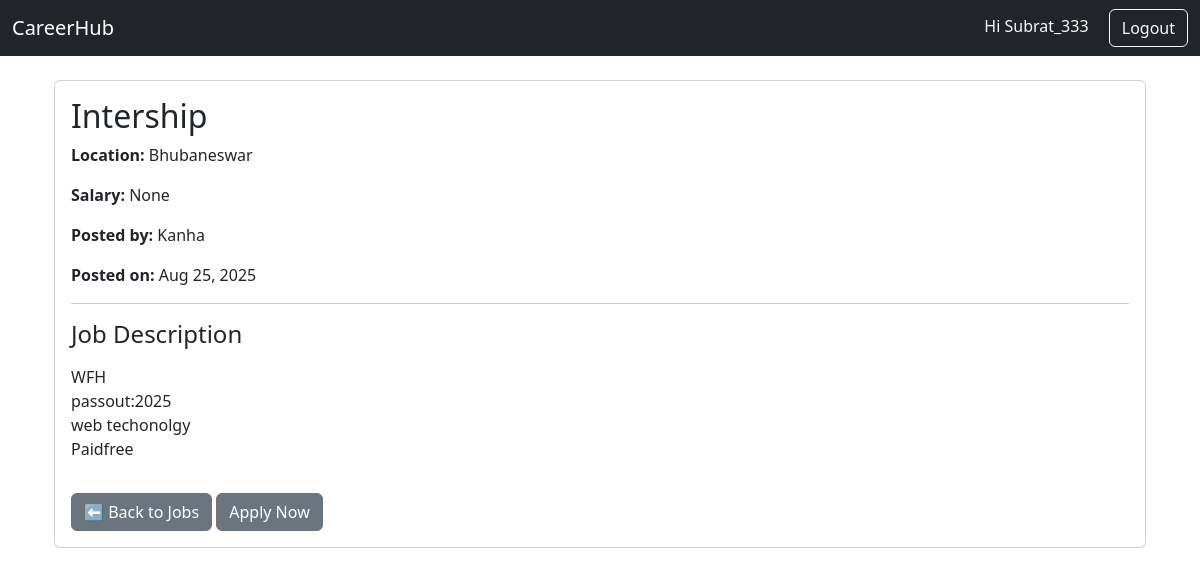
/jobs/jobs/3/ (signed in), run on the app's committed database.
### users/models.py (models this page shows)
class CustomUser(AbstractUser):
    USER_TYPE_CHOICES = (
        ('employer', 'Employer'),
        ('candidate', 'Candidate'),
    )
    user_type = models.CharField(max_length=10, choices=USER_TYPE_CHOICES)

### jobs/models.py (models this page shows, shortened)
class Job(models.Model):
    employer = models.ForeignKey(settings.AUTH_USER_MODEL, on_delete=models.CASCADE, related_name="jobs")
    title = models.CharField(max_length=200)
    description = models.TextField()
    location = models.CharField(max_length=100)
    salary = models.DecimalField(max_digits=10, decimal_places=2, null=True, blank=True)
    created_at = models.DateTimeField(auto_now_add=True)  # when job is posted
    updated_at = models.DateTimeField(auto_now=True)      # when job is updated

### jobs/views.py (the view)
# urls.py: path('jobs/<int:pk>/', views.job_detail, name='job_detail'),
def job_detail(request, pk):
    job = get_object_or_404(Job, id=pk)
    return render(request, 'jobs/job_detail.html', {'job': job})

### templates/jobs/job_detail.html (shortened to what this page needs)
{% extends 'base.html' %}
{% block content %}
<div class="container mt-4">
    <div class="card">
        <div class="card-body">
            <h2 class="card-title">{{ job.title }}</h2>
            <p><strong>Location:</strong> {{ job.location }}</p>
            <p><strong>Salary:</strong> {{ job.salary }}</p>
            <p><strong>Posted by:</strong> {{ job.employer.username }}</p>
            <p><strong>Posted on:</strong> {{ job.created_at|date:"M d, Y" }}</p>
            <hr>
            <h4>Job Description</h4>
            <p>{{ job.description|linebreaks }}</p>
            <a href="{% url 'job_list' %}" class="btn btn-secondary mt-3">⬅ Back to Jobs</a>
            <a href="{% url 'apply_to_job' job.id %}" class="btn btn-secondary mt-3">Apply Now</a>
        </div>
    </div>
</div>
{% endblock %}

### templates/base.html (shortened to what this page needs)
{% load static %}
<!DOCTYPE html>
<html>
<head>
    <link href="https://cdn.jsdelivr.net/npm/bootstrap@5.3.0/dist/css/bootstrap.min.css" rel="stylesheet">
</head>
<body>
<nav class="navbar navbar-expand-lg navbar-dark bg-dark">
  <div class="container-fluid">
    <a class="navbar-brand" href="/">CareerHub</a>
    <div>
      {% if user.is_authenticated %}
    <span class="text-light me-3">Hi {{ user.username }}</span>
    <form action="{% url 'logout' %}" method="post" style="display:inline;">
        <button type="submit" class="btn btn-outline-light">Logout</button>
    </form>
{% else %}
    {% if request.resolver_match.url_name not in 'home login register' %}
        <a href="{% url 'login' %}" class="btn btn-outline-light me-2">Login</a>
        <a href="{% url 'register' %}" class="btn btn-primary">Register</a>
    {% endif %}
{% endif %}
    </div>
  </div>
</nav>
<div class="container mt-4">
    {% block content %}{% endblock %}
</div>
</body>
</html>

### data on the page
CustomUser: username "Subrat_333"
Job: title "Intership", location "Bhubaneswar", salary "None", employer.username "Kanha", created_at "Aug 25, 2025", description "WFH passout:2025 web techonolgy Paidfree"
